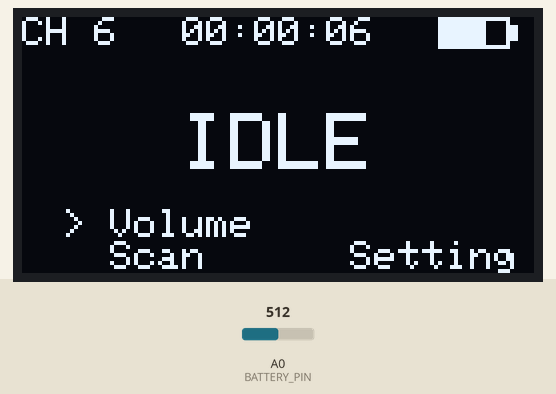
The sketch below on a simulated Arduino Uno, built with avr-gcc and run on an emulated ATmega328P. Parts: 128×64 one-colour display. The inputs (shaded band) are chosen by the test bench; at power-on: A0 (BATTERY_PIN) = 512. No radio packets arrive unless stated; what the sketch prints to the serial monitor is not drawn.

Above: at 6.5 s.
6.6 s: A0 (BATTERY_PIN) set to 159
At 8.2 s:
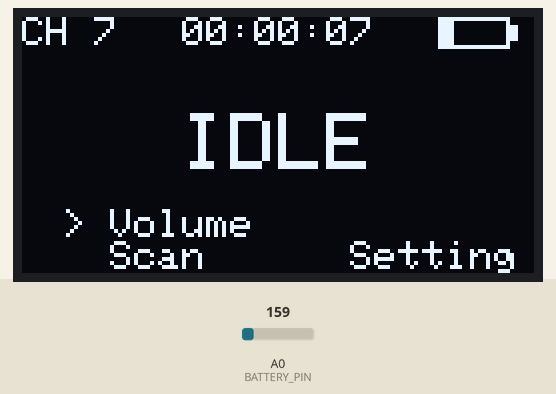
9.6 s: A0 (BATTERY_PIN) set to 137
At 12.2 s:
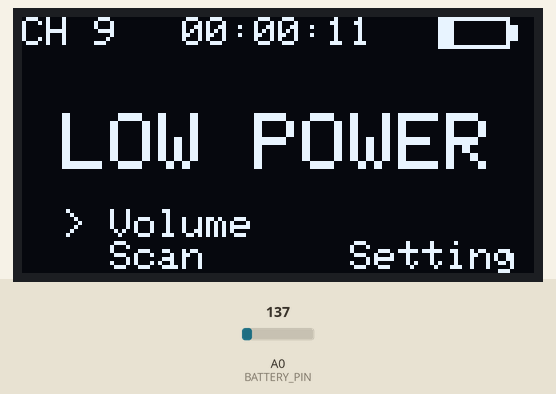
12.6 s: A0 (BATTERY_PIN) set to 306
At 14.2 s:
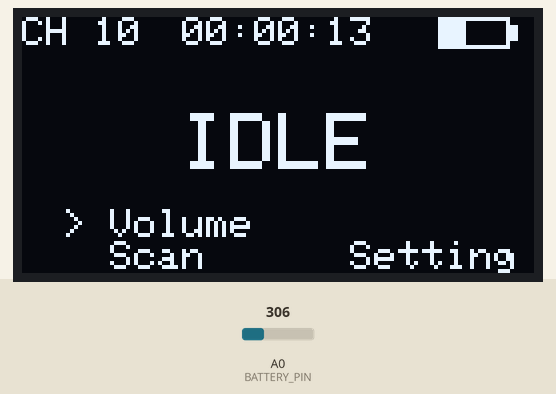
15.6 s: A0 (BATTERY_PIN) set to 10
At 17.9 s:
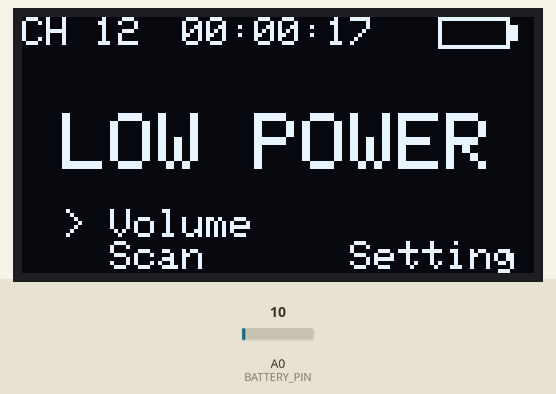
Timing chart, 0 to 19.4 s (numbered marks = the images above; inputs shaded):
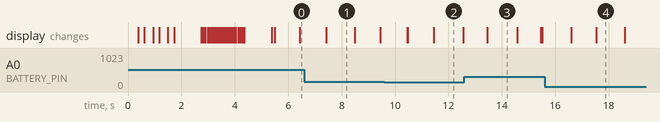

Measured:
- the behaviour switches between 151 and 150 on A0 (BATTERY_PIN) (found by bisection; images 1 and 2)
- after the input at 9.6 s, the display: first differs from a run without the input after 0.88 s (image 2 shows a later state)
- after the input at 12.6 s, the display: changes after 0.86 s (image 3)
- after the input at 15.6 s, the display: first changes after 1.0 s (image 4 shows a later state)
- what the display in image 1 shows lasts 1.1 s, from 7.4 s to 8.5 s

The sketch:

OLED.ino
```cpp
#include <SPI.h>
#include <Wire.h>
#include <Adafruit_GFX.h>
#include <Adafruit_SSD1306.h>
#include <RF24.h>

#define SCREEN_WIDTH 128
#define SCREEN_HEIGHT 64
#define OLED_RESET    4
Adafruit_SSD1306 display(SCREEN_WIDTH, SCREEN_HEIGHT, &Wire, OLED_RESET);

#define BATTERY_PIN A0
const float MAX_VOLTAGE = 3.5;
int batteryLevel = 100;
int channelNumber = 5;
String status = "IDLE";
bool radioConnected = true;

// Timing
unsigned long lastUptimeUpdate = 0;
unsigned long startMillis;
unsigned long lastChannelUpdate = 0;
const unsigned long channelCycleInterval = 2000;
unsigned long lastDisplayReset = 0;
const unsigned long displayResetInterval = 5000; // 5 seconds

// NRF24L01 Setup
RF24 radio(9, 10);

// -------- Booting Animation --------
void showBootAnimation() {
  display.clearDisplay();
  for (int i = 0; i < 3; i++) {
    display.clearDisplay();
    display.setTextSize(2);
    display.setTextColor(SSD1306_WHITE);
    display.setCursor(20, 20);
    display.print("BOOTING");
    display.display();
    delay(300);
    display.clearDisplay();
    display.display();
    delay(200);
  }

  display.setTextSize(2);
  display.setCursor(15, 20);
  display.println("WALKIE");
  display.setCursor(30, 40);
  display.println("TALKIE");
  display.display();
  delay(1000);

  display.clearDisplay();
  display.drawRect(14, 30, 100, 10, SSD1306_WHITE);
  for (int i = 0; i <= 100; i += 5) {
    display.fillRect(15, 31, i, 8, SSD1306_WHITE);
    display.display();
    delay(50);
  }

  display.setTextSize(1);
  display.setCursor(40, 48);
  display.print("System Ready");
  display.display();
  delay(1000);
}

// -------- Battery Icon --------
void drawBatteryIcon(int x, int y, int level) {
  display.drawRect(x, y, 18, 8, SSD1306_WHITE);
  display.fillRect(x + 18, y + 2, 2, 4, SSD1306_WHITE);
  int fillWidth = map(level, 0, 100, 0, 16);
  display.fillRect(x + 1, y + 1, fillWidth, 6, SSD1306_WHITE);
}

// -------- Format Uptime --------
String formatUptime(unsigned long ms) {
  unsigned long totalSecs = ms / 1000;
  int hours = totalSecs / 3600;
  int minutes = (totalSecs % 3600) / 60;
  int seconds = totalSecs % 60;

  char buffer[9];
  sprintf(buffer, "%02d:%02d:%02d", hours, minutes, seconds);
  return String(buffer);
}

// -------- Read Battery --------
int readBatteryPercentage() {
  int raw = analogRead(BATTERY_PIN);
  float voltage = (raw / 1023.0) * 5.0;
  if (voltage < 0.2) return 0;

  int percent = int((voltage / MAX_VOLTAGE) * 100);
  return constrain(percent, 0, 100);
}

// -------- Main UI --------
void showWalkieTalkieMenu() {
  display.clearDisplay();

  // Channel (top-left)
  display.setTextSize(1);
  display.setTextColor(SSD1306_WHITE);
  display.setCursor(0, 0);
  display.print("CH ");
  display.print(channelNumber);

  // Battery icon (top-right)
  drawBatteryIcon(104, 0, batteryLevel);

  // Uptime (top-center)
  String uptime = formatUptime(millis() - startMillis);
  int16_t ux, uy;
  uint16_t uw, uh;
  display.getTextBounds(uptime, 0, 0, &ux, &uy, &uw, &uh);
  display.setCursor((SCREEN_WIDTH - uw) / 2, 0);
  display.print(uptime);

  // Status / Warning / Radio Disconnect (center)
  display.setTextSize(2);
  String centerText;
  if (!radioConnected) {
    centerText = "NO RADIO";
  } else if (batteryLevel <= 20) {
    centerText = "LOW POWER";
  } else {
    centerText = status;
  }

  int16_t x1, y1;
  uint16_t w, h;
  display.getTextBounds(centerText, 0, 0, &x1, &y1, &w, &h);
  display.setCursor((SCREEN_WIDTH - w) / 2, 24);
  display.print(centerText);

  // Menu options (bottom)
  display.setTextSize(1);
  display.setCursor(10, 48);
  display.print("> Volume");

  display.setCursor(10, 56);
  display.print("  Scan");

  display.setCursor(70, 56);
  display.print("  Settings");

  display.display();
}

void reinitDisplay() {
  display.begin(SSD1306_SWITCHCAPVCC, 0x3C);
  display.clearDisplay();
  display.display();
}


// -------- Setup --------
void setup() {
  Serial.begin(9600);
  if (!display.begin(SSD1306_SWITCHCAPVCC, 0x3C)) {
    Serial.println(F("SSD1306 allocation failed"));
    for (;;);
  }

  analogReference(DEFAULT);
  startMillis = millis();

  if (!radio.begin()) {
    radioConnected = false;
  } else {
    radioConnected = radio.isChipConnected();
    if (radioConnected) {
      radio.setChannel(125);
      radio.setPALevel(RF24_PA_HIGH);
      radio.openWritingPipe(0xF0F0F0F0E1LL);
      radio.openReadingPipe(1, 0xF0F0F0F0D2LL);
      radio.startListening();
    }
  }

  showBootAnimation();
  showWalkieTalkieMenu();
}

// -------- Loop --------
void loop() {
  unsigned long currentTime = millis();

  // Periodically reset the display every 5 seconds
  if (currentTime - lastDisplayReset >= displayResetInterval) {
    lastDisplayReset = currentTime;
    reinitDisplay(); // Reset the OLED display
    showWalkieTalkieMenu(); // Redraw menu after reset
  }

  // Read battery level from A0
  batteryLevel = readBatteryPercentage();
  Serial.print("Battery %: ");
  Serial.println(batteryLevel);

  // Cycle through channels
  if (currentTime - lastChannelUpdate >= channelCycleInterval) {
    lastChannelUpdate = currentTime;
    channelNumber++;
    if (channelNumber > 124) {
      channelNumber = 0;
    }
    showWalkieTalkieMenu(); // Update display
  }

  // Refresh every second
  if (currentTime - lastUptimeUpdate >= 1000) {
    lastUptimeUpdate = currentTime;
    showWalkieTalkieMenu();
  }
}
```
